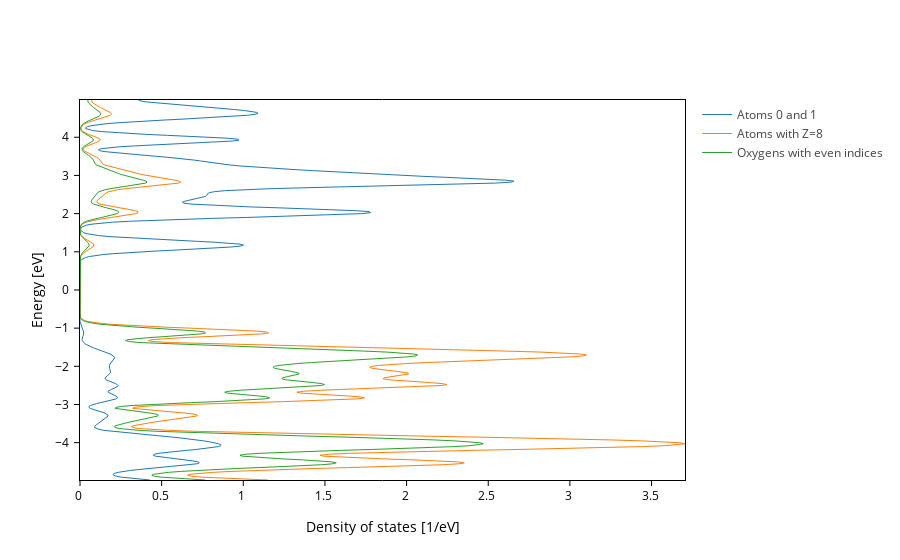

Notebook cell for this chart:
### Markdown cell above
It's interesting to note that the `atoms` key of each request accepts the same possibilities as the `atoms` argument of the `Geometry` methods. Therefore, **you can use indices, categories, dictionaries, strings...**

For example:

### Code cell
# Let's import the AtomZ and AtomOdd categories just to play with them
from sisl.geom import AtomZ, AtomOdd

plot.update_settings(requests=[
    {"atoms": [0,1], "name": "Atoms 0 and 1"},
    {"atoms": {"Z": 8}, "name": "Atoms with Z=8"},
    {"atoms": AtomZ(8) & ~ AtomOdd(), "name": "Oxygens with even indices"}
])

### Figure 1 — Plotly figure (JSON) as saved in the notebook; plotly's stock layout.template omitted (floating-point values rounded to 4 significant figures; data arrays with more than 128 entries replaced by an {"elided": "..."} marker saying what was removed)
{"data": [{"line": {"dash": "solid", "width": 1}, "mode": "lines", "name": "Atoms 0 and 1", "opacity": 1, "type": "scatter", "uid": "003369dd-d873-4826-bba2-b56224645d65", "x": {"elided": "399 float values"}, "y": {"elided": "399 float values"}}, {"line": {"dash": "solid", "width": 1}, "mode": "lines", "name": "Atoms with Z=8", "opacity": 1, "type": "scatter", "uid": "4b13723f-3e07-4df5-8c00-2c328dc865cf", "x": {"elided": "399 float values"}, "y": {"elided": "399 float values"}}, {"line": {"dash": "solid", "width": 1}, "mode": "lines", "name": "Oxygens with even indices", "opacity": 1, "type": "scatter", "uid": "2992da02-d06b-4df9-9fa1-ef129521f057", "x": {"elided": "399 float values"}, "y": {"elided": "399 float values"}}], "layout": {"showlegend": true, "xaxis": {"mirror": true, "title": {"text": "Density of states [1/eV]"}}, "yaxis": {"mirror": true, "range": [-4.978, 4.976], "title": {"text": "Energy [eV]"}}}}
